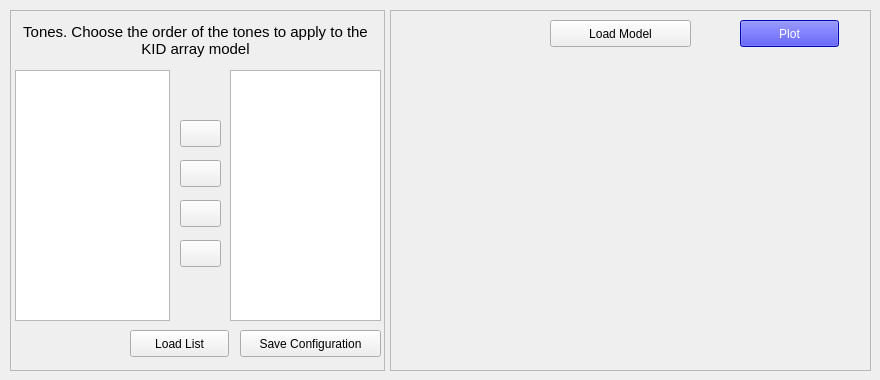
<?xml version="1.0" encoding="UTF-8"?>
<ui version="4.0">
 <class>Q_map</class>
 <widget class="QMainWindow" name="Q_map">
  <property name="geometry">
   <rect>
    <x>0</x>
    <y>0</y>
    <width>880</width>
    <height>380</height>
   </rect>
  </property>
  <property name="windowTitle">
   <string>Create Map Array</string>
  </property>
  <property name="windowIcon">
   <iconset>
    <normaloff>../resources/map_icon.jpg</normaloff>../resources/map_icon.jpg</iconset>
  </property>
  <widget class="QWidget" name="centralwidget">
   <widget class="QFrame" name="frame">
    <property name="geometry">
     <rect>
      <x>10</x>
      <y>10</y>
      <width>375</width>
      <height>361</height>
     </rect>
    </property>
    <property name="frameShape">
     <enum>QFrame::StyledPanel</enum>
    </property>
    <property name="frameShadow">
     <enum>QFrame::Raised</enum>
    </property>
    <widget class="QLabel" name="label_15">
     <property name="geometry">
      <rect>
       <x>10</x>
       <y>10</y>
       <width>351</width>
       <height>41</height>
      </rect>
     </property>
     <property name="font">
      <font>
       <pointsize>11</pointsize>
       <weight>50</weight>
       <italic>false</italic>
       <bold>false</bold>
      </font>
     </property>
     <property name="text">
      <string>Tones. Choose the order of the tones to apply to the KID array model</string>
     </property>
     <property name="alignment">
      <set>Qt::AlignCenter</set>
     </property>
     <property name="wordWrap">
      <bool>true</bool>
     </property>
    </widget>
    <widget class="QListView" name="listQ">
     <property name="geometry">
      <rect>
       <x>5</x>
       <y>60</y>
       <width>155</width>
       <height>251</height>
      </rect>
     </property>
    </widget>
    <widget class="QListView" name="sortListQ">
     <property name="geometry">
      <rect>
       <x>220</x>
       <y>60</y>
       <width>151</width>
       <height>251</height>
      </rect>
     </property>
    </widget>
    <widget class="QPushButton" name="addBtn">
     <property name="geometry">
      <rect>
       <x>170</x>
       <y>150</y>
       <width>41</width>
       <height>27</height>
      </rect>
     </property>
     <property name="text">
      <string/>
     </property>
     <property name="icon">
      <iconset>
       <normaloff>../resources/right_arrow.png</normaloff>../resources/right_arrow.png</iconset>
     </property>
    </widget>
    <widget class="QPushButton" name="remOneBtn">
     <property name="geometry">
      <rect>
       <x>170</x>
       <y>190</y>
       <width>41</width>
       <height>27</height>
      </rect>
     </property>
     <property name="text">
      <string/>
     </property>
     <property name="icon">
      <iconset>
       <normaloff>../resources/remove_one.png</normaloff>../resources/remove_one.png</iconset>
     </property>
    </widget>
    <widget class="QPushButton" name="remAllBtn">
     <property name="geometry">
      <rect>
       <x>170</x>
       <y>230</y>
       <width>41</width>
       <height>27</height>
      </rect>
     </property>
     <property name="text">
      <string/>
     </property>
     <property name="icon">
      <iconset>
       <normaloff>../resources/delete_all.png</normaloff>../resources/delete_all.png</iconset>
     </property>
    </widget>
    <widget class="QPushButton" name="loadListBtn">
     <property name="geometry">
      <rect>
       <x>120</x>
       <y>320</y>
       <width>99</width>
       <height>27</height>
      </rect>
     </property>
     <property name="text">
      <string>Load List</string>
     </property>
    </widget>
    <widget class="QPushButton" name="saveListBtn">
     <property name="geometry">
      <rect>
       <x>230</x>
       <y>320</y>
       <width>141</width>
       <height>27</height>
      </rect>
     </property>
     <property name="text">
      <string>Save Configuration</string>
     </property>
    </widget>
    <widget class="QPushButton" name="nullBtn">
     <property name="geometry">
      <rect>
       <x>170</x>
       <y>110</y>
       <width>41</width>
       <height>27</height>
      </rect>
     </property>
     <property name="text">
      <string/>
     </property>
     <property name="icon">
      <iconset>
       <normaloff>../resources/null_icon.png</normaloff>../resources/null_icon.png</iconset>
     </property>
    </widget>
   </widget>
   <widget class="QFrame" name="frame_2">
    <property name="geometry">
     <rect>
      <x>390</x>
      <y>10</y>
      <width>481</width>
      <height>361</height>
     </rect>
    </property>
    <property name="frameShape">
     <enum>QFrame::StyledPanel</enum>
    </property>
    <property name="frameShadow">
     <enum>QFrame::Raised</enum>
    </property>
    <widget class="QPushButton" name="loadMapBtn">
     <property name="geometry">
      <rect>
       <x>160</x>
       <y>10</y>
       <width>141</width>
       <height>27</height>
      </rect>
     </property>
     <property name="text">
      <string>Load Model</string>
     </property>
    </widget>
    <widget class="QWidget" name="verticalLayoutWidget">
     <property name="geometry">
      <rect>
       <x>10</x>
       <y>50</y>
       <width>461</width>
       <height>301</height>
      </rect>
     </property>
     <layout class="QVBoxLayout" name="MainPlot">
      <property name="spacing">
       <number>0</number>
      </property>
      <property name="topMargin">
       <number>0</number>
      </property>
     </layout>
    </widget>
    <widget class="QPushButton" name="doneBtn">
     <property name="geometry">
      <rect>
       <x>350</x>
       <y>10</y>
       <width>99</width>
       <height>27</height>
      </rect>
     </property>
     <property name="styleSheet">
      <string notr="true">color: white;
background-color: blue</string>
     </property>
     <property name="text">
      <string>Plot</string>
     </property>
    </widget>
   </widget>
  </widget>
 </widget>
 <resources/>
 <connections/>
</ui>
